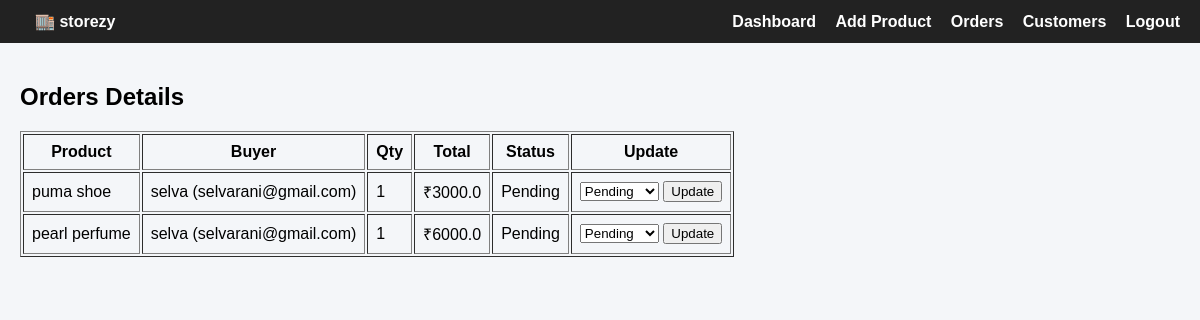
The app's page /seller/orders (signed in), older data.
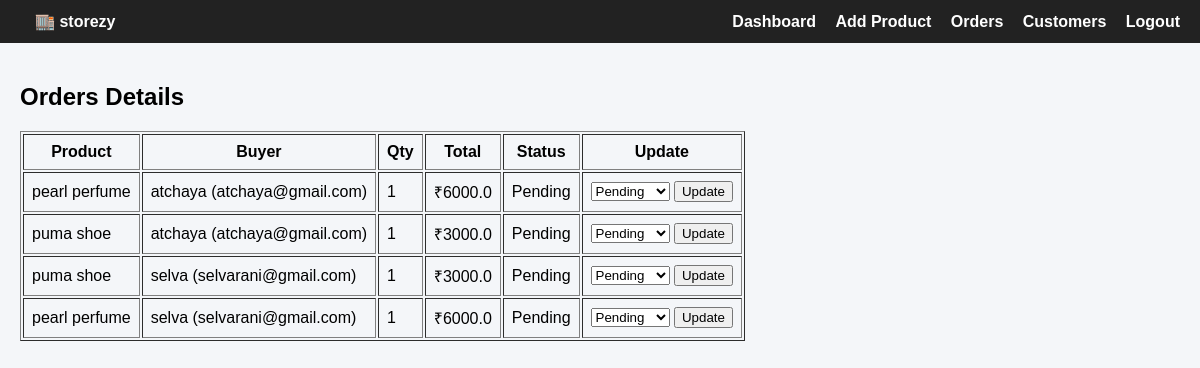
The same page, newer data.
### models.py (models this page shows)
class Order(db.Model):
    __tablename__ = "orders"
    id = db.Column(db.Integer, primary_key=True)
    buyer_id = db.Column(db.Integer, db.ForeignKey("users.id"))
    product_id = db.Column(db.Integer, db.ForeignKey("products.id"))
    quantity = db.Column(db.Integer, default=1)
    total_price = db.Column(db.Float)
    status = db.Column(db.String(50), default="Pending")  # Pending / Shipped / Delivered
    created_at = db.Column(db.DateTime, default=datetime.utcnow)
    buyer = db.relationship("User", backref="orders")
    product = db.relationship("Product", backref="orders")

class Product(db.Model):
    __tablename__ = "products"
    id = db.Column(db.Integer, primary_key=True)
    name = db.Column(db.String(150))
    price = db.Column(db.Float)
    stock = db.Column(db.Integer)
    category = db.Column(db.String(100))
    seller_id = db.Column(db.Integer, db.ForeignKey("users.id"))
    description = db.Column(db.Text, nullable=True)
    images = db.relationship('ProductImage', backref='product', lazy=True)

class User(UserMixin, db.Model):
    __tablename__ = "users"
    id = db.Column(db.Integer, primary_key=True)
    name = db.Column(db.String(100))
    email = db.Column(db.String(120), unique=True)
    password = db.Column(db.String(200))
    role = db.Column(db.String(20))  # user / seller

### products/routes.py (the view)
@products_bp.route("/seller/orders")
@login_required
def seller_orders():
    if current_user.role.strip().lower() != "seller":
        flash("Access denied", "error")
        return redirect(url_for("products.home"))
    seller_products = Product.query.filter_by(seller_id=current_user.id).all()
    product_ids = [p.id for p in seller_products]
    orders = Order.query.filter(Order.product_id.in_(product_ids)).order_by(Order.created_at.desc()).all()
    return render_template("seller_orders.html", orders=orders)

### app.py (called while the page is built)
@login_manager.user_loader
def load_user(user_id):
    return User.query.get(int(user_id))

### templates/seller_orders.html (shortened to what this page needs)
{% extends "base.html" %}
{% block content %}
<h2>Orders Details</h2>
<table border="1" cellpadding="8">
<tr>
    <th>Product</th>
    <th>Buyer</th>
    <th>Qty</th>
    <th>Total</th>
    <th>Status</th>
    <th>Update</th>
</tr>
{% for order in orders %}
<tr>
    <td>{{ order.product.name }}</td>
    <td>{{ order.buyer.name }} ({{ order.buyer.email }})</td>
    <td>{{ order.quantity }}</td>
    <td>₹{{ order.total_price }}</td>
    <td>{{ order.status }}</td>
    <td>
        <form method="POST" action="{{ url_for('products.update_order_status', order_id=order.id) }}">
            <select name="status">
                <option>Pending</option>
            </select>
            <button type="submit">Update</button>
        </form>
    </td>
</tr>
{% endfor %}
</table>
{% endblock %}

### templates/base.html (shortened to what this page needs)
<!DOCTYPE html>
<html lang="en">
<head>
</head>
<body>
    <nav>
        <div>
            <a href="{{ url_for('products.home') }}">🏬 storezy</a>
        </div>
        <div>
            {% if current_user.is_authenticated %}
                {% if current_user.role.strip().lower() == 'seller' %}
                    {% if current_user.role == 'seller' %}
                        <a href="{{ url_for('products.seller_dashboard') }}">Dashboard</a>
                        <a href="{{ url_for('products.add_product') }}">Add Product</a>
                        <a href="{{ url_for('products.seller_orders') }}">Orders</a>
                        <a href="{{ url_for('products.seller_customers') }}">Customers</a>
                    {% endif %}
                {% endif %}
                <a href="{{ url_for('auth.logout') }}">Logout</a>
            {% else %}
                <a href="{{ url_for('auth.login') }}">Login</a>
                <a href="{{ url_for('auth.register') }}">Register</a>
            {% endif %}
        </div>
    </nav>
    <div class="container">
        {% block content %}{% endblock %}
    </div>
</body>
</html>

### templates/base.html (style rules this page uses)
body { font-family: Arial, sans-serif; margin: 0; background-color: #f4f6f9; }
nav { background-color: #222; padding: 12px 20px; display: flex; justify-content: space-between; align-items: center; }
nav a { color: white; text-decoration: none; margin-left: 15px; font-weight: bold; }
.container { padding: 20px; }

Row changes from the older to the newer data that the page shows:
added Order: product.name "pearl perfume", buyer.name "atchaya", buyer.email "atchaya@gmail.com", quantity "1", total_price "6000.0", status "Pending"
added Order: product.name "puma shoe", buyer.name "atchaya", buyer.email "atchaya@gmail.com", quantity "1", total_price "3000.0", status "Pending"
